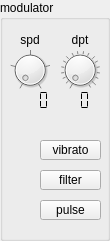
   <widget class="QGroupBox" name="pmBox">
    <property name="geometry">
     <rect>
      <x>390</x>
      <y>10</y>
      <width>110</width>
      <height>241</height>
     </rect>
    </property>
    <property name="title">
     <string>modulator</string>
    </property>
    <widget class="QLabel" name="modSpeedLabel">
     <property name="geometry">
      <rect>
       <x>10</x>
       <y>30</y>
       <width>40</width>
       <height>20</height>
      </rect>
     </property>
     <property name="text">
      <string>spd</string>
     </property>
     <property name="alignment">
      <set>Qt::AlignCenter</set>
     </property>
     <property name="wordWrap">
      <bool>false</bool>
     </property>
    </widget>
    <widget class="QDial" name="modSpeedKnob">
     <property name="geometry">
      <rect>
       <x>10</x>
       <y>50</y>
       <width>40</width>
       <height>40</height>
      </rect>
     </property>
     <property name="maximum">
      <number>4095</number>
     </property>
     <property name="singleStep">
      <number>16</number>
     </property>
     <property name="pageStep">
      <number>256</number>
     </property>
     <property name="notchTarget">
      <double>16.000000000000000</double>
     </property>
     <property name="notchesVisible">
      <bool>true</bool>
     </property>
    </widget>
    <widget class="QLCDNumber" name="modSpeedDisplay">
     <property name="geometry">
      <rect>
       <x>10</x>
       <y>90</y>
       <width>41</width>
       <height>21</height>
      </rect>
     </property>
     <property name="frameShape">
      <enum>QFrame::NoFrame</enum>
     </property>
     <property name="numDigits">
      <number>4</number>
     </property>
     <property name="mode">
      <enum>QLCDNumber::Hex</enum>
     </property>
     <property name="segmentStyle">
      <enum>QLCDNumber::Flat</enum>
     </property>
    </widget>
    <widget class="QLabel" name="modDepthLabel">
     <property name="geometry">
      <rect>
       <x>60</x>
       <y>30</y>
       <width>40</width>
       <height>20</height>
      </rect>
     </property>
     <property name="text">
      <string>dpt</string>
     </property>
     <property name="alignment">
      <set>Qt::AlignCenter</set>
     </property>
     <property name="wordWrap">
      <bool>false</bool>
     </property>
    </widget>
    <widget class="QDial" name="modDepthKnob">
     <property name="geometry">
      <rect>
       <x>60</x>
       <y>50</y>
       <width>40</width>
       <height>40</height>
      </rect>
     </property>
     <property name="maximum">
      <number>255</number>
     </property>
     <property name="pageStep">
      <number>16</number>
     </property>
     <property name="notchTarget">
      <double>15.000000000000000</double>
     </property>
     <property name="notchesVisible">
      <bool>true</bool>
     </property>
    </widget>
    <widget class="QLCDNumber" name="modDepthDisplay">
     <property name="geometry">
      <rect>
       <x>70</x>
       <y>90</y>
       <width>21</width>
       <height>21</height>
      </rect>
     </property>
     <property name="frameShape">
      <enum>QFrame::NoFrame</enum>
     </property>
     <property name="numDigits">
      <number>2</number>
     </property>
     <property name="mode">
      <enum>QLCDNumber::Hex</enum>
     </property>
     <property name="segmentStyle">
      <enum>QLCDNumber::Flat</enum>
     </property>
    </widget>
    <widget class="QPushButton" name="vibratoButton">
     <property name="geometry">
      <rect>
       <x>40</x>
       <y>140</y>
       <width>61</width>
       <height>20</height>
      </rect>
     </property>
     <property name="text">
      <string>vibrato</string>
     </property>
    </widget>
    <widget class="KLed" name="vibratoLed">
     <property name="geometry">
      <rect>
       <x>10</x>
       <y>140</y>
       <width>21</width>
       <height>20</height>
      </rect>
     </property>
     <property name="state">
      <enum>KLed::Off</enum>
     </property>
     <property name="look">
      <enum>KLed::Sunken</enum>
     </property>
     <property name="color">
      <color>
       <red>0</red>
       <green>255</green>
       <blue>0</blue>
      </color>
     </property>
    </widget>
    <widget class="KLed" name="filterModLed">
     <property name="geometry">
      <rect>
       <x>10</x>
       <y>170</y>
       <width>21</width>
       <height>20</height>
      </rect>
     </property>
     <property name="state">
      <enum>KLed::Off</enum>
     </property>
     <property name="look">
      <enum>KLed::Sunken</enum>
     </property>
     <property name="color">
      <color>
       <red>0</red>
       <green>255</green>
       <blue>0</blue>
      </color>
     </property>
    </widget>
    <widget class="QPushButton" name="filterModButton">
     <property name="geometry">
      <rect>
       <x>40</x>
       <y>170</y>
       <width>61</width>
       <height>20</height>
      </rect>
     </property>
     <property name="text">
      <string>filter</string>
     </property>
    </widget>
    <widget class="QPushButton" name="pulseModButton">
     <property name="geometry">
      <rect>
       <x>40</x>
       <y>200</y>
       <width>61</width>
       <height>20</height>
      </rect>
     </property>
     <property name="text">
      <string>pulse</string>
     </property>
    </widget>
    <widget class="KLed" name="pulseModLed">
     <property name="geometry">
      <rect>
       <x>10</x>
       <y>200</y>
       <width>21</width>
       <height>20</height>
      </rect>
     </property>
     <property name="state">
      <enum>KLed::Off</enum>
     </property>
     <property name="look">
      <enum>KLed::Sunken</enum>
     </property>
     <property name="color">
      <color>
       <red>0</red>
       <green>255</green>
       <blue>0</blue>
      </color>
     </property>
    </widget>
   </widget>
